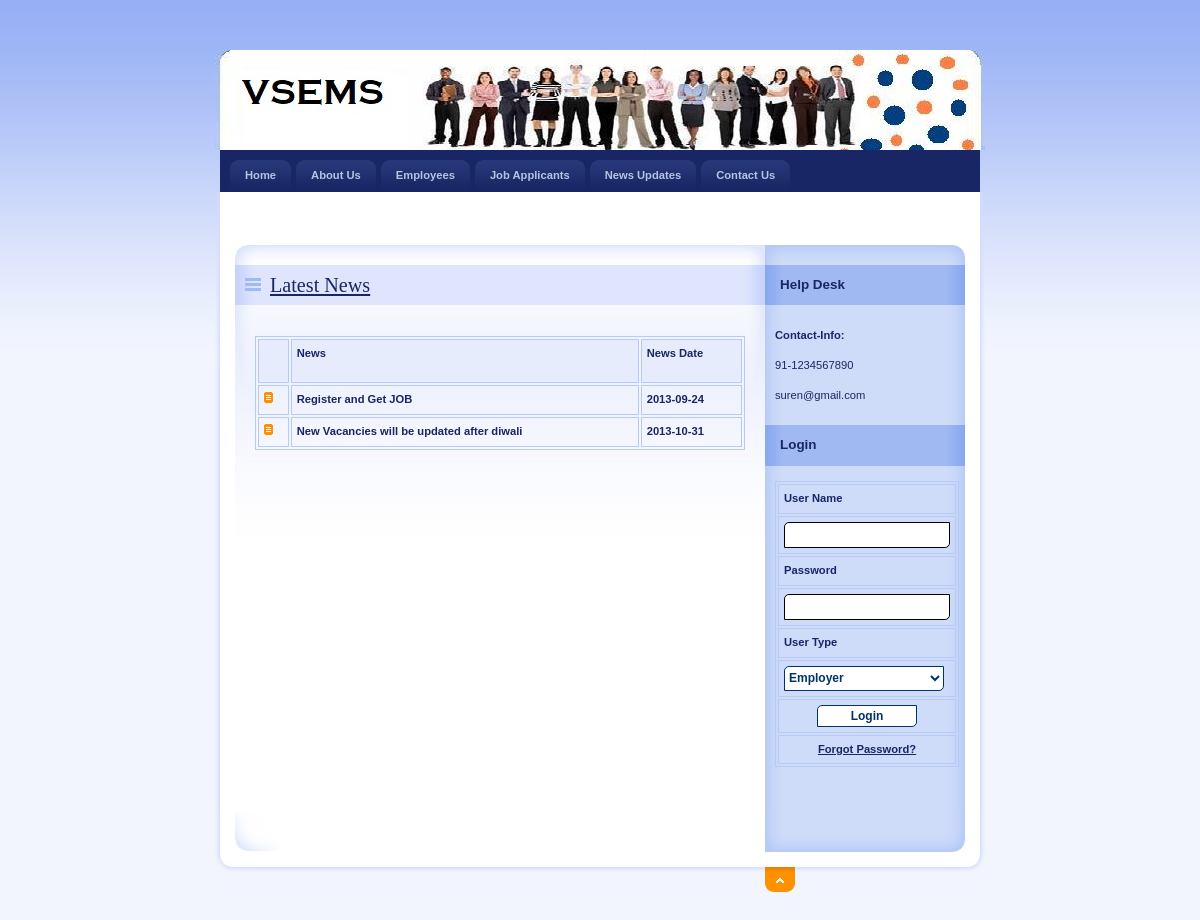
/News.php, run on the app's committed database.
### tables this page shows
CREATE TABLE IF NOT EXISTS `news_master` (
  `NewsId` int(11) NOT NULL AUTO_INCREMENT,
  `News` varchar(200) NOT NULL,
  `NewsDate` date NOT NULL,
  PRIMARY KEY (`NewsId`)
);

### News.php (the view, shortened to what this page needs)
<!DOCTYPE html PUBLIC "-//W3C//DTD XHTML 1.0 Strict//EN" "http://www.w3.org/TR/xhtml1/DTD/xhtml1-strict.dtd">
<html xmlns="http://www.w3.org/1999/xhtml" xml:lang="cs" lang="cs">
<head>
    <link rel="stylesheet" media="screen,projection" type="text/css" href="./css/main.css" />
    <link rel="stylesheet" media="print" type="text/css" href="./css/print.css" />
    <link rel="stylesheet" media="aural" type="text/css" href="./css/aural.css" />
</head>
<body id="www-url-cz">
<div id="main" class="box">
<?php
include "Header.php"
?>
<?php
include "menu.php"
?>
    <div id="page" class="box">
    <div id="page-in" class="box">
        <div id="strip" class="box noprint">
            <p id="breadcrumbs">&nbsp;</p>
        </div>
        <div id="content">
            <div class="article">
                <h2><span><a href="#">Latest News</a></span></h2>
                <p>
                <table width="100%" border="1" cellpadding="1" cellspacing="2" bordercolor="#006699" >
<tr>
  <th bgcolor="#006699" class="style3">&nbsp;</th>
<th height="32" bgcolor="#006699" class="style3"><div align="left" class="style9 style5 style2"><strong>News</strong></div></th>
<th bgcolor="#006699" class="style3"><div align="left" class="style9 style5 style2"><strong>News Date</strong></div></th>
</tr>
<?php
$con = mysqli_connect("localhost","root","","role");
$sql = "select * from News_Master";
$result = mysqli_query($con,$sql);
while($row = mysqli_fetch_array($result))
{
$News=$row['News'];
$NewsDate=$row['NewsDate'];
?>
<tr>
  <td class="style3"><img src="design/ico_archive2.gif" alt="" width="9" height="11" /></td>
<td class="style3"><div align="left" class="style9 style5"><strong><?php echo $News;?></strong></div></td>
<td class="style3"><div align="left" class="style9 style5"><strong><?php echo $NewsDate;?></strong></div></td>
</tr>
<?php
}
?>
</table>
                </p>
                <p class="btn-more box noprint">&nbsp;</p>
          </div>
        </div>
<?php
include "right.php"
?>
    </div>
    </div>
<?php
include "footer.php"
?>
</div>
</body>
</html>

### css/main.css (style rules this page uses)
* { min-height:1px; }
body { border:0; margin:0; padding:0; background:#F2F5FE url("../design/bg.gif") 0 0 repeat-x; font:70%/160% "verdana",sans-serif; color:#192666; _text-align:center; }
a { color:#192666; }
p { border:0; margin:15px 0; padding:0; line-height:30px; }
div { display:block; border:0; margin:0; padding:0; }
h1, h2, h3, h4, h5 { border:0; margin:15px 0 10px 0; padding:0; font-weight:bold; }
h2 { font-size:180%; line-height:100%; font-family:"georgia",serif; font-weight:normal; }
table { display:table; margin:15px 0; padding:0; border:1px solid #B7CAF6; font-size:100%; }
tr { display:table-row; }
th, td { display: table-cell; border:1px solid #B7CAF6; margin:0; padding:5px; vertical-align:top; text-align:left; }
th { background:#E7ECFD; text-align:center; color:#192666; font-weight:bold; }
a, img, span { border:0; margin:0; padding:0; }
strong, .strong { font-weight:bold; }
.box { min-height:1px; _height:1px; }
.box:after { content:"."; display:block; line-height:0px; font-size:0px; visibility:hidden; clear:both; }
#main { width:770px; margin:50px auto 0 auto; _text-align:left; }
#page { width:770px; min-height:1px; background:#FFF url("../design/bg_page.gif") 0 0 repeat-y; _height:1px; }
#page-in { min-height:1px; padding:10px 0; background:url("../design/bg_page_in.jpg") 0 0 no-repeat; _height:1px; }
#strip { position:relative; clear:both; padding:3px 20px 10px 20px; color:#6182D1; }
#strip p { margin:0; }
#strip #breadcrumbs { width:520px; margin:0; padding:0; }
#content { float:left; width:530px; _width:550px; margin:0; padding:0 0 0 20px; }
#content .article { clear:both; margin:0; padding: 20px; background:url("../design/content_article_bg.jpg") 0 0 no-repeat; }
#content .article h2 { margin:0 -20px; padding:10px; background:#DEE5FD url("../design/content_title_bg.gif") 0 0 repeat-y; color:#192666; }
#content .article h2 span { background:url("../design/ico_list.gif") 0 50% no-repeat; padding-left:25px; }
#content .article p { text-align:justify; }
#content .btn-more { margin:0 0 15px 0; padding:0; border:0; position:relative; }

### css/print.css (style rules this page uses)
body { border:0; margin:0; padding:0; font-size:12pt }
a { color:#000; text-decoration:none; }
h1, h2, h3 { page-break-after:avoid; page-break-inside:avoid; }
table { border-collapse: collapse; border-width:1px; border-style:solid; }
th, td { display:table-cell; border-width:1px; border-style:solid; }
.noprint { display:none; }

### css/aural.css (style rules this page uses)
body { voice-family:paul,male; volume:loud; speech-rate:slow; richness:90; stress:20; }
h1, h2, h3, h4, h5 { cue-before:url("ping.au"); }
p, table { pause:50ms; }
strong { pitch:medium; pitch-range:60; stress:90; richness:90; }

### News.php (style rules this page uses)
.style2 { font-weight: bold }

### data on the page
news_master: News "Register and Get JOB", NewsDate "2013-09-24"
news_master: News "New Vacancies will be updated after diwali", NewsDate "2013-10-31"
